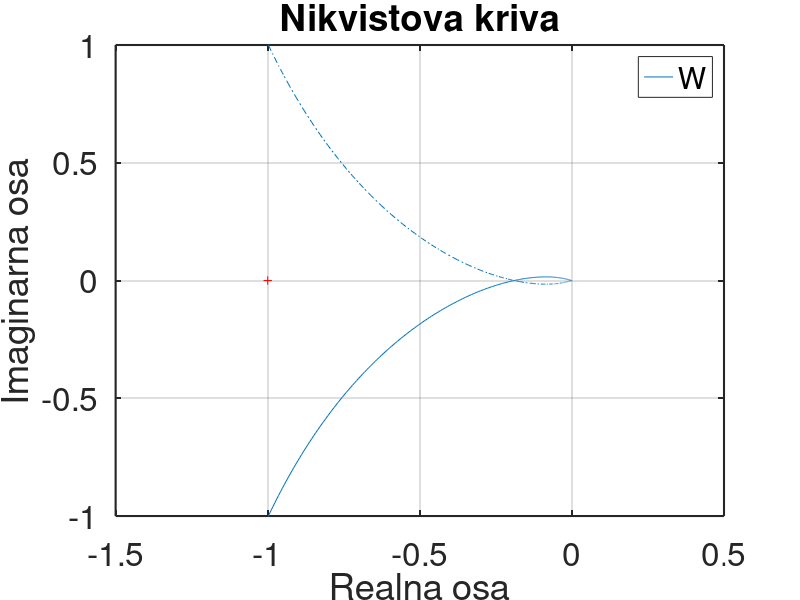

Write the MATLAB code that produced this figure.
pkg load control;

%%%%%% fizioloske konstante %%%%%%
SG_const = 0.014;
C_const = 0.1725;
ka = 6*10^(-6);
kb = 0.01;

p = [SG_const, C_const, ka, kb];
%%%%%% fizioloske konstante %%%%%%

I0 = 15;
x20 = I0 * p(3)/p(4);
x1 = p(2) / (p(1) + x20);

pol_1 = p(1) + x20;

s = tf("s");
G = -x1*p(3)/((s+p(4))*(s+pol_1)); % Funkcija prenosa

%%%%%% PI Regulator %%%%%%
Tao = 150;
K = dcgain(G);
%K = -x1*p(3)/(p(4)*pol_1);
T1 = abs(1/pol_1);
T2 = abs(1/p(4));

Ti = min(T1, T2);

Kp = T1/(abs(K)*(Tao+T2));
Ki = 3*Kp/Ti;

G_r = -(Kp*s + Ki)/s;
W = series(G_r, G);

nyquist(W)
[d, Phi, Wpi, Wpf] = margin(W);
set(gca, 'FontSize', 24, 'LineWidth', 1.5);
xlim([-1.5, 0.5]);
ylim([-1, 1]);
xlabel("Realna osa"); ylabel("Imaginarna osa");
title("Nikvistova kriva");
disp(["Pretek pojacanja: ", num2str(d)]);
disp(["Pretek faze: ", num2str(Phi)]);
